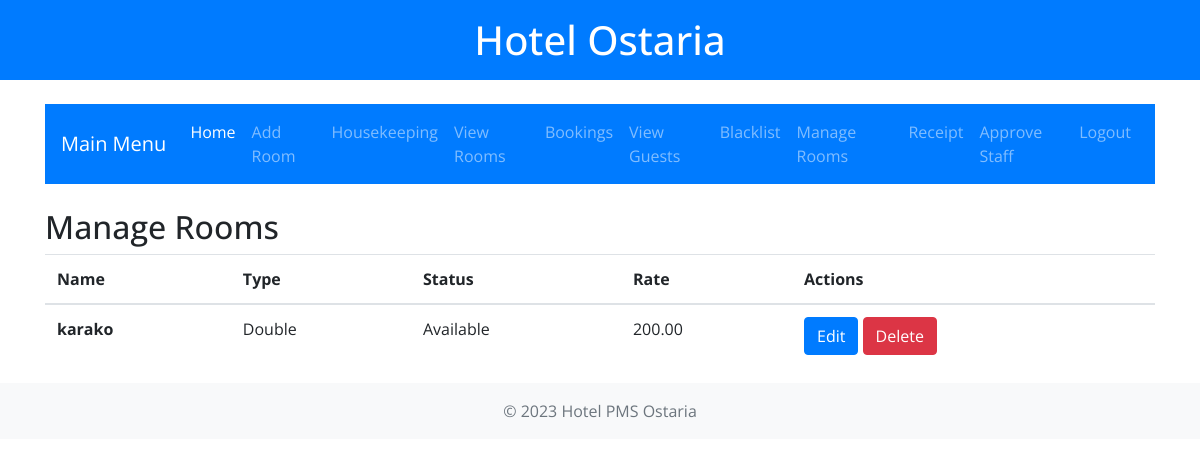
Before: /manage/ (signed in) with the older database file.
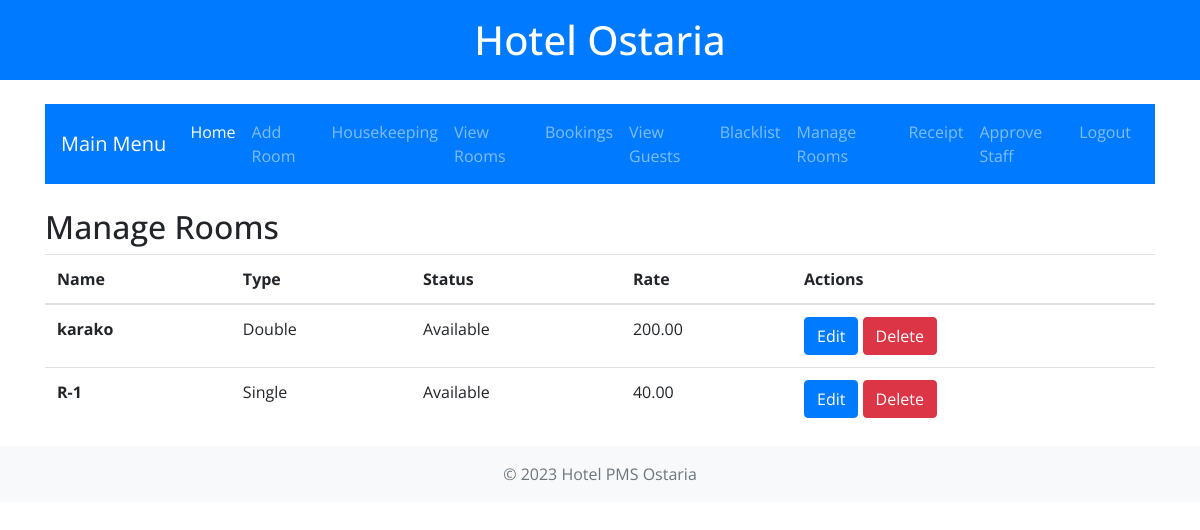
After: the same page with the newer database file.
### hotel_pms/models.py (models this page shows, shortened)
class Room(models.Model):
    ROOM_TYPES = (
        ('s', 'Single'),
        ('d', 'Double'),
        ('su', 'Suite'),
    )
    STATUS_CHOICES = [
        ('available', 'Available'),
        ('cleaning', 'Needs Cleaning'),
        ('maintenance', 'Needs Maintenance'),
    ]
    name = models.CharField(max_length=255,  default='basic')  # New field for room name
    status = models.CharField(max_length=12, choices=STATUS_CHOICES, default='available')
    room_type = models.CharField(max_length=2, choices=ROOM_TYPES)
    rate = models.DecimalField(max_digits=7, decimal_places=2,default=100.00)

### hotel_pms/views.py (the view)
# urls.py: path('manage/',views.managerooms, name='manage'),
@user_passes_test(lambda u: u.is_superuser, login_url='login')
def managerooms(request):
    rooms = Room.objects.all()
    return render(request, 'hotel_pms/manage_rooms.html', {'rooms': rooms})

### hotel_pms/templatetags/user_tags.py (called while the page is built)
@register.filter(name='has_group')
def has_group(user, group_name):
    return Group.objects.get(name=group_name) in user.groups.all()

### hotel_pms/templates/hotel_pms/manage_rooms.html
{% extends "hotel_pms/index.html" %}
{% load static %}
{% block content %}
<div class="container">
    <h2>Manage Rooms</h2>
    <table class="table">
        <thead>
            <tr>
                <th scope="col">Name</th>
                <th scope="col">Type</th>
                <th scope="col">Status</th>
                <th scope="col">Rate</th>
                <th scope="col">Actions</th>
            </tr>
        </thead>
        <tbody>
        {% for room in rooms %}
            <tr>
                <th scope="row">{{ room.name }}</th>
                <td>{{ room.get_room_type_display }}</td>
                <td>{{ room.get_status_display }}</td>
                <td>{{ room.rate }}</td>
                <td>
                    <a href="{% url 'edit_room' room.id %}" class="btn btn-primary">Edit</a>
                    <a href="{% url 'delete_room' room.id %}" class="btn btn-danger">Delete</a>
                </td>
            </tr>
        {% endfor %}
        </tbody>
    </table>
</div>
{% endblock %}

Changed rows visible on the page:
added Room: name "R-1", room_type "Single", status "Available", rate "40.00"
